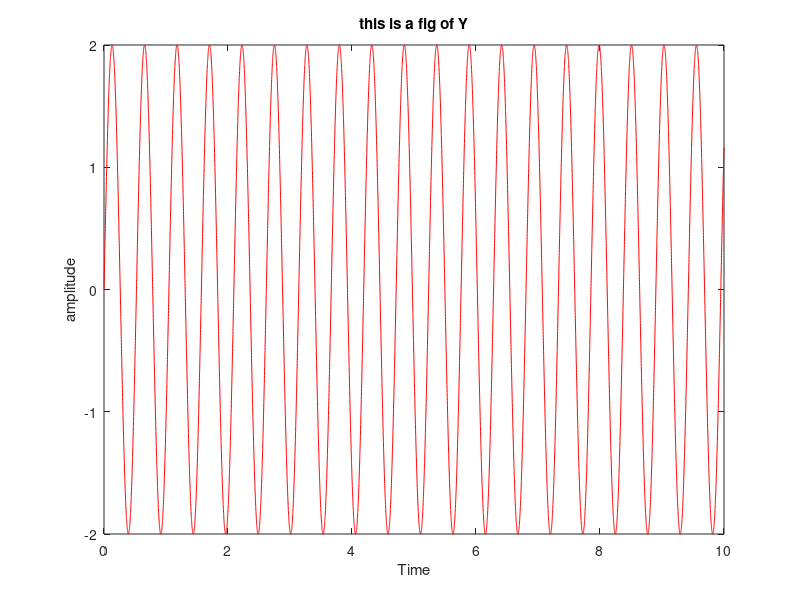

Source code (MATLAB):
a = 2;
w = 12;
t = 0:0.001:10;
y = a*sin(w*t);
plot(t,y,'red');

title('this is a fig of Y')
xlabel('Time')
ylabel('amplitude')
%legend
